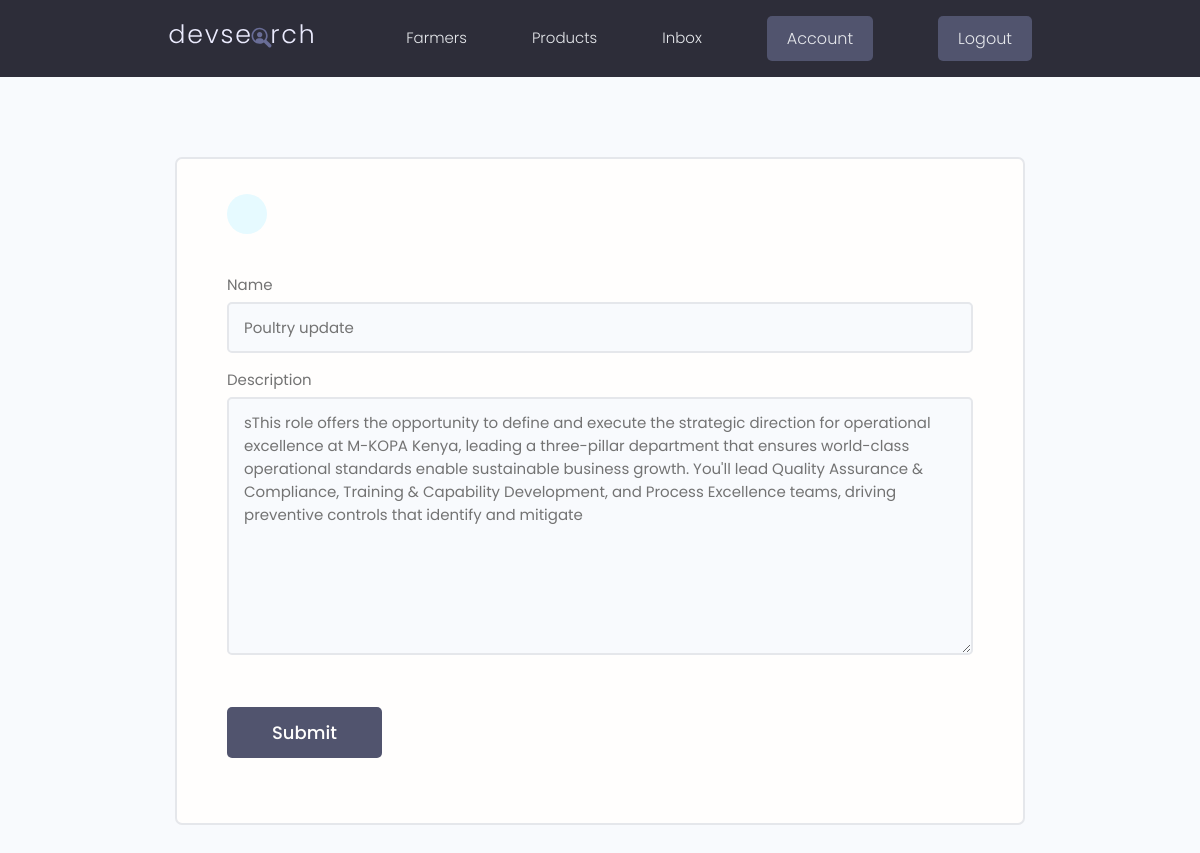
The app's page /update-speciality/e0951930da3e491d8b39e88a8aac4fef/ (signed in) with its own data.
### users/models.py (models this page shows, shortened)
class Speciality(models.Model):
    owner = models.ForeignKey(
        Profile,
        on_delete=models.CASCADE,
        null=True, blank=True
    )
    name = models.CharField(max_length=200, blank=True, null=True)
    description = models.TextField(null=True, blank=True)
    created = models.DateTimeField(auto_now_add=True)
    id = models.UUIDField(
        default=uuid.uuid4, unique=True,
        primary_key=True, editable=False
    )

### users/views.py (the view, shortened to what this page needs)
# urls.py: path('update-speciality/<str:pk>/', views.updateSpeciality, name='update-speciality'),
@login_required(login_url='login')
def updateSpeciality(request, pk):
    profile = request.user.profile # Extract profile for the current user session
    speciality = profile.speciality_set.get(id=pk) # Get the specific speciality instance that belongs to the user's profile using the primary key from the URL
    form = SpecialityForm(instance=speciality) # Pre-populate the form with the existing speciality data for editing
    context = {'form': form}
    return render(request, 'users/speciality_form.html', context)

### users/forms.py
class SpecialityForm(forms.ModelForm):
    class Meta:
        model = Speciality
        fields = '__all__' # <--- Alternative to explicitly listing fields, but less secure if new fields are added to the model in the future without updating the form. Use with caution.
        exclude = ['owner'] # Exclude the owner field since it will be set programmatically in the view based on the logged-in user.
    def __init__(self, *args, **kwargs):
        super().__init__(*args, **kwargs)
        for name, field in self.fields.items():
            field.widget.attrs.update({'class': 'input'})

### users/templates/users/speciality_form.html (shortened to what this page needs)
{% extends 'main.html' %}
{% block content %}
    <main class="formPage my-xl">
        <div class="content-box">
            <div class="formWrapper">
                <a class="backButton" href="{% url 'account' %}"></a>
                <br>
                <form class="form" method="POST">
                    {% for field in form %}
                    <div class="form__field">
                        <label for="formInput#text">{{field.label}}</label>
                        {{field}}
                    </div>
                    {% endfor %}
                    <input class="btn btn--sub btn--lg  my-md" type="submit" value="Submit" />
                </form>
            </div>
        </div>
    </main>
{% endblock %}

### static/styles/app.css (style rules this page uses)
:root { --color-sub: #2d2d39; }
.btn--sub { background-color: var(--color-sub-light); }
.content-box { width: 95%; max-width: 85rem; margin: 0 auto; }
.backButton { background: var(--color-main-light); color: var(--color-main); width: 4rem; height: 4rem; display: flex; align-items: center; justify-content: center; border-radius: 50%; }
.formPage .formWrapper { list-style: none; background: var(--color-white); padding: 3.5rem 5rem; border: 2px solid var(--color-light); border-radius: 0.7rem; }

### static/uikit/styles/modules/_variables.css (style rules this page uses)
:root { --color-main: #5aa5b9; --color-main-light: #e6faff; --color-sub: #3f4156; --color-sub-light: #51546e; --color-sub-lighter: #ededfd; --color-text: #737373; --color-gray: #8b8b8b; --color-light: #e5e7eb; --color-light-gray: #767676; --color-bg: #f8fafd; --color-white: #fffefd; --color-white-light: #f3f3f3; --color-success: #359e64; --color-success-bg: #def8e8; --color-error: #fc4b0b; --color-error-bg: #fff2ee; --font-base: 'Poppins', arial, helvetica, 'Segoe UI', roboto, ubuntu, sans-serif; --font-monospace: 'Fira Code', 'Courier New', courier, monospace; --font-regular: 300; --font-medium: 500; --font-bold: 700; --generic-shadow: 1px 1px 5px #00000010; --generic-transition: all 0.3s ease-in-out; }

### static/uikit/styles/modules/_base.css (style rules this page uses)
* { margin: 0; padding: 0; box-sizing: border-box; text-rendering: optimizeLegibility; color: inherit; font-size: inherit; }
html { font-size: 50%; }
@media only screen and (min-width: 480px) { html { font-size: 56.25%; } }
@media only screen and (min-width: 1200px) { html { font-size: 62.5%; } }
body { line-height: 1.6; font-weight: 400; font-size: 1.5rem; color: var(--color-text); background-color: var(--color-bg); min-height: 100vh; }

### static/uikit/styles/modules/_typography.css (style rules this page uses)
* { font-family: var(--font-base); }
a { padding-bottom: 2px; text-decoration: none; display: inline-block; color: var(--color-main); font-weight: var(--font-medium); }

### static/uikit/styles/modules/_utilities.css (style rules this page uses)
.my-md { margin: 3rem auto; }
.my-xl { margin: 8rem auto; }

### static/uikit/styles/modules/_button.css (style rules this page uses)
.btn { display: inline-block; position: relative; cursor: pointer; background-color: var(--color-light); font-weight: var(--font-medium); color: var(--color-sub); text-decoration: none; padding: 1rem 2rem; border-radius: 0.5rem; border: none; width: -webkit-fit-content; width: -moz-fit-content; width: fit-content; height: -webkit-fit-content; height: -moz-fit-content; height: fit-content; font-size: 1.6rem; outline-width: 0; outline-color: transparent; -webkit-backface-visibility: hidden; backface-visibility: hidden; transition: all 0.3s ease-in-out; }
.btn--sub { background-color: var(--color-sub); color: var(--color-white); }
.btn--lg { font-size: 1.8rem; padding: 1.2rem 4.5rem; }

### static/uikit/styles/modules/_form.css (style rules this page uses)
.form { display: block; }
.form__field { margin-top: 1.5rem; margin-bottom: 1.5rem; }
.form__label, .form__field > label { display: block; margin-bottom: 0.5rem; color: var(--color-text); }
input.input[type='text'], input.input[type='email'], input.input[type='password'], input.input[type='number'], textarea.input { min-width: 24rem; width: 100%; padding: 1.2rem 1.5rem; border-radius: 0.5rem; border: 2px solid var(--color-light); transition: all 0.3s ease-in-out; background-color: var(--color-bg); }

### records on screen
Speciality: form "Poultry update" "sThis role offers the opportunity to define and execute the strategic direction for operational excellence at M-KOPA Kenya, leading a three-pillar department that ensures world-class operational standards enable sustainable business growth. You'll lead Quality Assurance & Compliance, Training & Capability Development, and Process Excellence teams, driving preventive controls that identify and mitigate"

### other values on screen
{{ field.label }} "Name" "Description"
